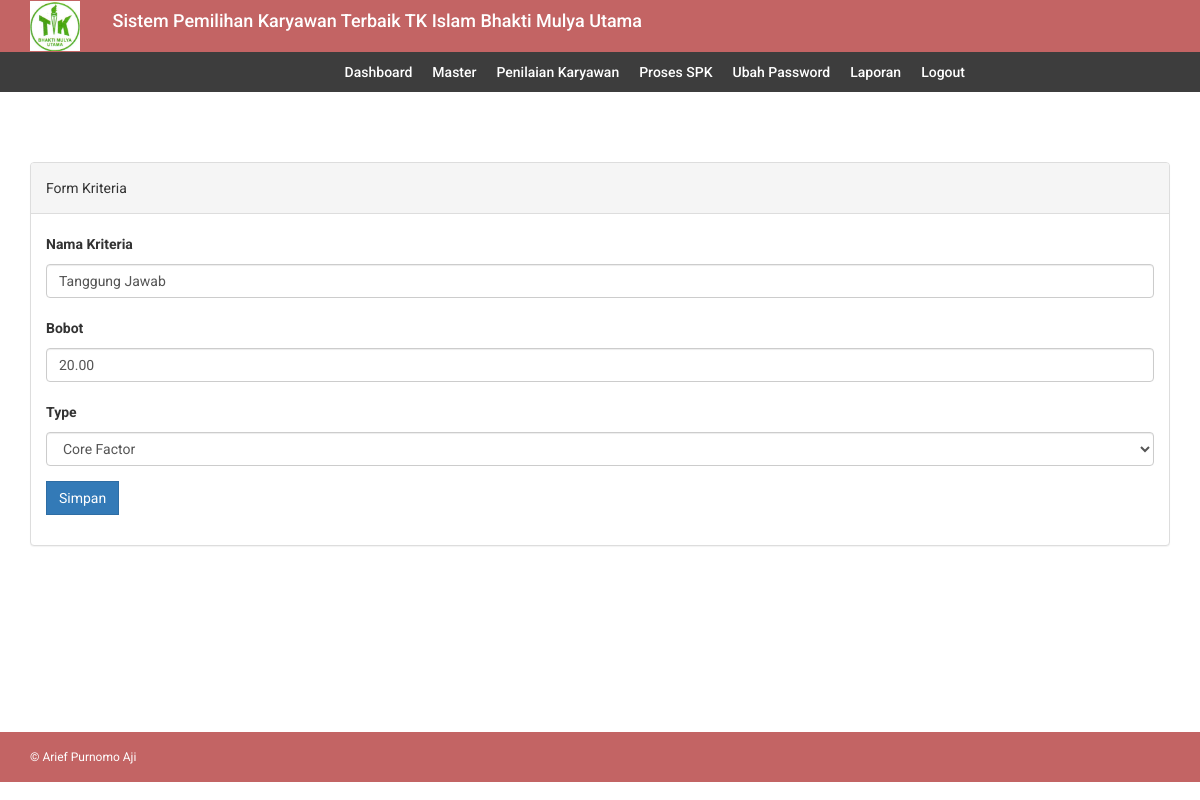
The page /edit_kriteria.php?id=35 (signed in) on the database its author committed.
### tables this page shows
CREATE TABLE `kriteria` (
  `id_kriteria` int(11) NOT NULL AUTO_INCREMENT,
  `kriteria` varchar(32) DEFAULT NULL,
  `bobot` float(5,2) DEFAULT NULL,
  `type` varchar(12) DEFAULT NULL,
  PRIMARY KEY (`id_kriteria`)
);

### db/db_config.php (called while the page is built, shortened)
<?php
	class database extends PDO{
		protected $dsn = 'mysql:host=localhost;dbname=db_spk';
		protected $dsu = 'root';
		protected $dsp = '';
		private $cmd = '';
		function __construct(){
			try {
				$this->db = new PDO($this->dsn,$this->dsu,$this->dsp);
			} catch (PDOException $e) {
				echo $e->getMessage();
			}
		}
		function select($c,$t){
			$this->cmd = "select $c from $t";
			return $this;
		}
		function where($params){
			$this->cmd .= " where $params";
			return $this;
		}
		function get(){
			$q = $this->db->prepare($this->cmd);
			$q->execute();
			return $q->fetchAll();
		}
	}
?>

### edit_kriteria.php (the view, shortened to what this page needs)
<?php include 'header.php';?>
<?php include 'menu.php';?>
<div class="content-wrapper">
    <div class="container">
        <div class="row">
            <div class="col-md-12">
            <br/>
              <div class="panel panel-default">
                  <div class="panel-heading">
                    Form Kriteria
                  </div>
                  <div class="panel-body">
                      <form method="post" action="update_kriteria.php" enctype="multipart/form-data">
                          <?php foreach ($db->select('*','kriteria')->where('id_kriteria='.$_GET['id'])->get() as $data): ?>
                              <div class="form-group">
                                  <label for="nama">Nama Kriteria</label>
                                  <input type="text" class="form-control" id="kriteria" name="kriteria" value="<?= $data['kriteria']?>">
                              </div>
                              <div class="form-group">
                                  <label>Bobot</label>
                                  <input type="number" name="bobot" class="form-control bobot" value="<?= $data['bobot']?>" pattern="^[0-9\.\-\/]+$">
                              </div>
                              <div class="form-group">
                                  <label>Type</label>
                                  <select class="form-control" name="type">
                                      <option value="Core Factor" <?php if($data['type']=='Core Factor'){ echo 'selected'; }?>>Core Factor</option>
                                  </select>
                              </div>
                          <?php endforeach ?>
                          <div class="form-group">
                              <button class="btn btn-primary">Simpan</button>
                          </div>
                      </form>
                  </div>
              </div>
            </div>
        </div>
        </div>
    </div>
<?php include 'footer.php';?>

### assets/css/style.css (style rules this page uses)
body { font-family: 'Roboto', sans-serif; line-height: 30px; }
.content-wrapper { margin-top: 40px; min-height: 600px; padding-bottom: 60px; }
.btn { border-radius: 0px; -webkit-border-radius: 0px; -moz-border-radius: 0px; }

### rows shown on the page
kriteria: kriteria "Tanggung Jawab", bobot "20.00", type "Core Factor"
